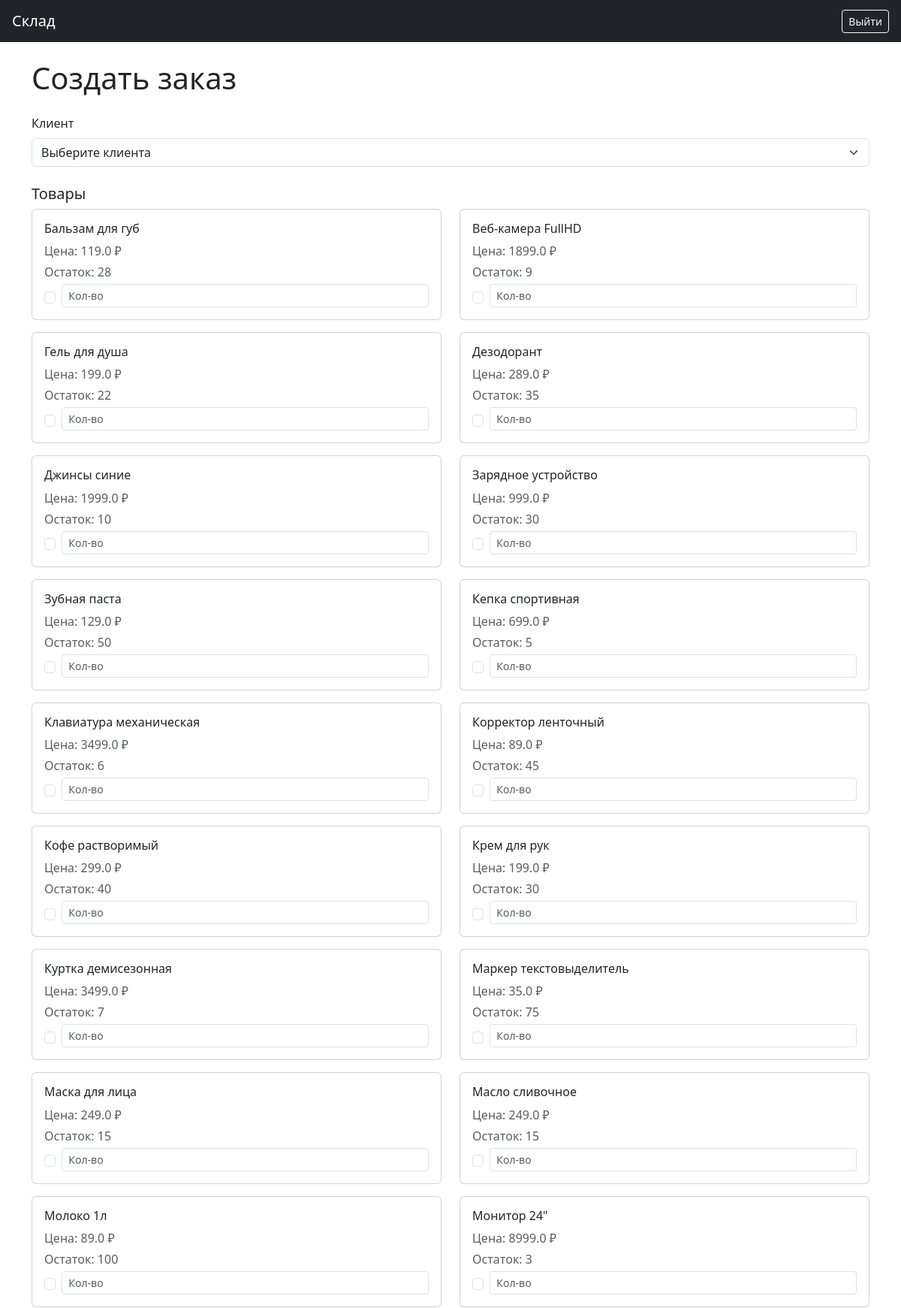
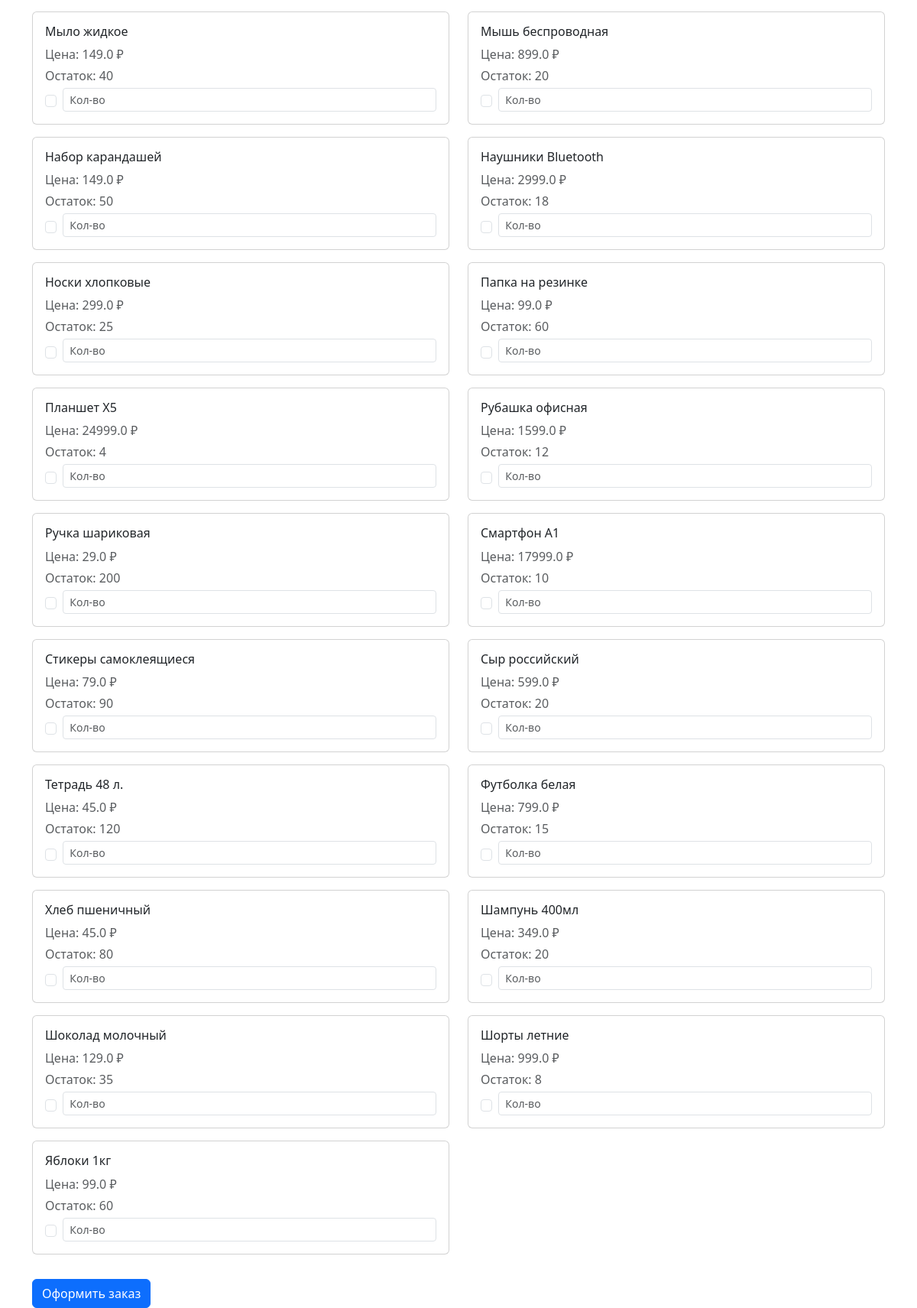
Screenshot of /orders (signed in) with the database file from the repository (2 pictures, top to bottom).
### tables this page shows
CREATE TABLE Products (id INTEGER PRIMARY KEY ON CONFLICT ROLLBACK AUTOINCREMENT, name TEXT NOT NULL, description TEXT, price REAL NOT NULL, stock INTEGER DEFAULT (0), image TEXT, category_id INTEGER REFERENCES Categories (id), created_at TEXT NOT NULL, updated_at TEXT);

### app.py (the view, shortened to what this page needs)
@app.route('/orders', methods=['GET', 'POST'])
@login_required
def create_order():
    db = get_db()
    clients = db.execute("""SELECT id, name FROM Clients ORDER BY name""").fetchall()
    products = db.execute("""SELECT id, name, price, stock FROM Products ORDER BY name""").fetchall()
    return render_template('create_order.html', clients=clients, products=products)

### app.py (called while the page is built)
def get_db():
    if 'db' not in g:
        g.db = sqlite3.connect(DATABASE)
        g.db.row_factory = sqlite3.Row
    return g.db

def login_required(view):
    from functools import wraps
    @wraps(view)
    def wrapped_view(**kwargs):
        if 'user_id' not in session:
            flash('Требуется авторизация.', 'warning')
            return redirect(url_for('login'))
        return view(**kwargs)
    return wrapped_view

### templates/create_order.html (shortened to what this page needs)
{% extends 'base.html' %}
{% block content %}
<h1 class="mb-4">Создать заказ</h1>
<form method="post">
    <div class="mb-3">
        <label for="client" class="form-label">Клиент</label>
        <select name="client" id="client" class="form-select" required>
            <option value="">Выберите клиента</option>
        </select>
    </div>
    <h5 class="mt-4">Товары</h5>
    <div class="row">
        {% for product in products %}
        <div class="col-md-6 mb-3">
            <div class="card p-3">
                <h6>{{ product.name }}</h6>
                <p class="mb-1 text-muted">Цена: {{ product.price }} ₽</p>
                <p class="mb-1 text-muted">Остаток: {{ product.stock }}</p>
                <div class="d-flex align-items-center">
                    <input type="checkbox" name="product" value="{{ product.id }}" class="form-check-input me-2">
                    <input type="number" name="quantity" class="form-control form-control-sm" placeholder="Кол-во" min="0" max="{{ product.stock }}">
                </div>
            </div>
        </div>
        {% endfor %}
    </div>
    <button type="submit" class="btn btn-primary mt-3">Оформить заказ</button>
</form>
{% endblock %}

### rows the page displays
Products: name "Бальзам для губ", price "119.0", stock "28"
Products: name "Веб-камера FullHD", price "1899.0", stock "9"
Products: name "Гель для душа", price "199.0", stock "22"
Products: name "Дезодорант", price "289.0", stock "35"
Products: name "Джинсы синие", price "1999.0", stock "10"
Products: name "Зарядное устройство", price "999.0", stock "30"
Products: name "Зубная паста", price "129.0", stock "50"
Products: name "Кепка спортивная", price "699.0", stock "5"
Products: name "Клавиатура механическая", price "3499.0", stock "6"
Products: name "Корректор ленточный", price "89.0", stock "45"
Products: name "Кофе растворимый", price "299.0", stock "40"
Products: name "Крем для рук", price "199.0", stock "30"
Products: name "Куртка демисезонная", price "3499.0", stock "7"
Products: name "Маркер текстовыделитель", price "35.0", stock "75"
Products: name "Маска для лица", price "249.0", stock "15"
Products: name "Масло сливочное", price "249.0", stock "15"
Products: name "Молоко 1л", price "89.0", stock "100"
Products: name "Монитор 24\"", price "8999.0", stock "3"
Products: name "Мыло жидкое", price "149.0", stock "40"
Products: name "Мышь беспроводная", price "899.0", stock "20"
Products: name "Набор карандашей", price "149.0", stock "50"
Products: name "Наушники Bluetooth", price "2999.0", stock "18"
Products: name "Носки хлопковые", price "299.0", stock "25"
Products: name "Папка на резинке", price "99.0", stock "60"
Products: name "Планшет X5", price "24999.0", stock "4"
Products: name "Рубашка офисная", price "1599.0", stock "12"
Products: name "Ручка шариковая", price "29.0", stock "200"
Products: name "Смартфон A1", price "17999.0", stock "10"
Products: name "Стикеры самоклеящиеся", price "79.0", stock "90"
Products: name "Сыр российский", price "599.0", stock "20"
Products: name "Тетрадь 48 л.", price "45.0", stock "120"
Products: name "Футболка белая", price "799.0", stock "15"
Products: name "Хлеб пшеничный", price "45.0", stock "80"
Products: name "Шампунь 400мл", price "349.0", stock "20"
Products: name "Шоколад молочный", price "129.0", stock "35"
Products: name "Шорты летние", price "999.0", stock "8"
Products: name "Яблоки 1кг", price "99.0", stock "60"
